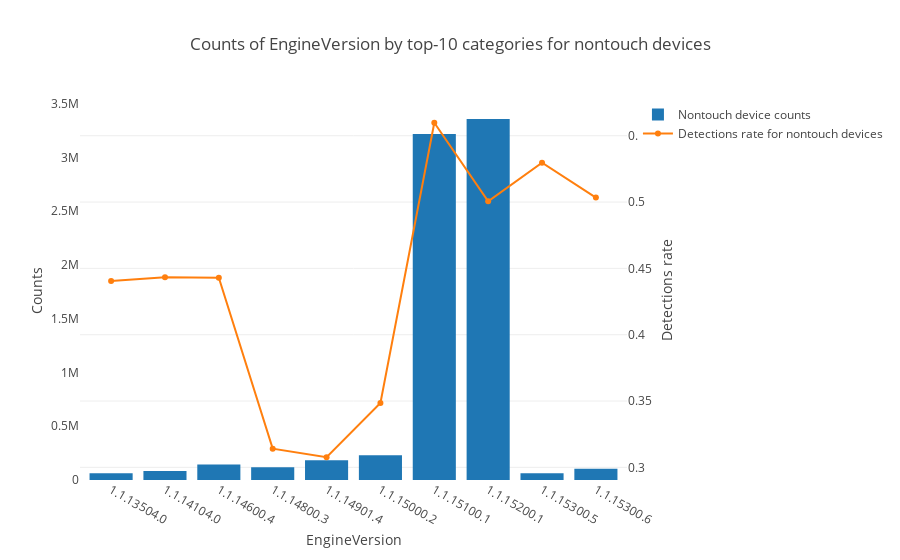
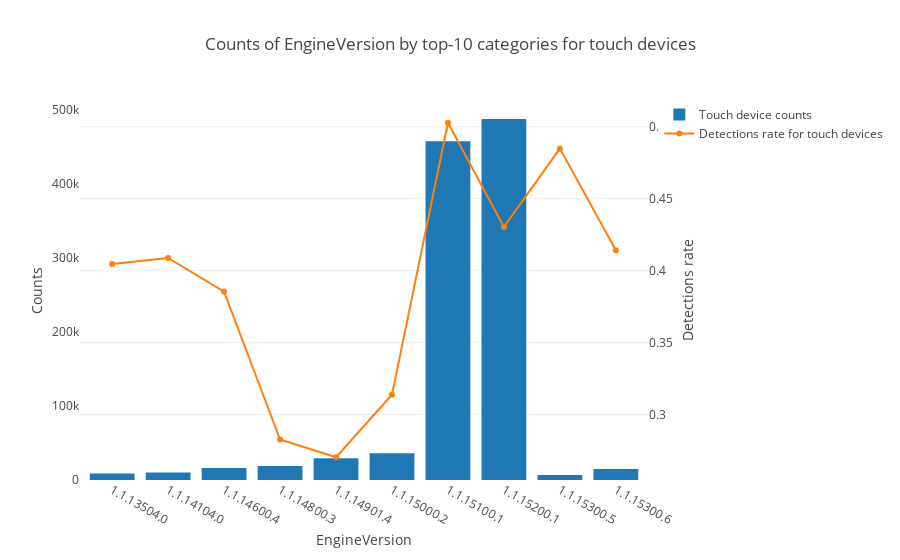

Notebook cell for these charts, in order:
### Markdown cell above
#### EngineVersion


At first I am going to have a look at variables with a lot of categories. "EngineVersion" is a good start of it.

### Code cell
plot_categorical_feature('EngineVersion', by_touch=True)

### Figure 1 — Plotly figure (JSON) as saved in the notebook; plotly's stock layout.template omitted (floating-point values rounded to 4 significant figures)
{"data": [{"name": "Nontouch device counts", "type": "bar", "uid": "1a9b0474-e115-408d-9ea9-e9edb6960d3a", "x": ["1.1.13504.0", "1.1.14104.0", "1.1.14600.4", "1.1.14800.3", "1.1.14901.4", "1.1.15000.2", "1.1.15100.1", "1.1.15200.1", "1.1.15300.5", "1.1.15300.6"], "y": [61917, 83962, 144420, 117522, 182968, 229047, 3218411, 3357684, 62107, 105560]}, {"name": "Detections rate for nontouch devices", "type": "scatter", "uid": "7ca70c72-7ec6-4233-936e-8b3eb0d7e6a2", "x": ["1.1.13504.0", "1.1.14104.0", "1.1.14600.4", "1.1.14800.3", "1.1.14901.4", "1.1.15000.2", "1.1.15100.1", "1.1.15200.1", "1.1.15300.5", "1.1.15300.6"], "y": [0.4405, 0.4433, 0.443, 0.3141, 0.3076, 0.3485, 0.5598, 0.5006, 0.5297, 0.5034], "yaxis": "y2"}], "layout": {"barmode": "group", "legend": {"orientation": "v"}, "title": {"text": "Counts of EngineVersion by top-10 categories for nontouch devices"}, "xaxis": {"showgrid": false, "showline": false, "title": {"text": "EngineVersion"}, "type": "category", "zeroline": false}, "yaxis": {"showgrid": false, "showline": false, "title": {"text": "Counts"}, "zeroline": false}, "yaxis2": {"overlaying": "y", "side": "right", "title": {"text": "Detections rate"}}}}

### Figure 2 — Plotly figure (JSON) as saved in the notebook; plotly's stock layout.template omitted (floating-point values rounded to 4 significant figures)
{"data": [{"name": "Touch device counts", "type": "bar", "uid": "cc475b19-4601-4754-8d34-4222870a413e", "x": ["1.1.13504.0", "1.1.14104.0", "1.1.14600.4", "1.1.14800.3", "1.1.14901.4", "1.1.15000.2", "1.1.15100.1", "1.1.15200.1", "1.1.15300.5", "1.1.15300.6"], "y": [8728, 9964, 16165, 18954, 29440, 36171, 457504, 487383, 6609, 14735]}, {"name": "Detections rate for touch devices", "type": "scatter", "uid": "f15237ae-59b2-4eee-850a-2addc533d1a9", "x": ["1.1.13504.0", "1.1.14104.0", "1.1.14600.4", "1.1.14800.3", "1.1.14901.4", "1.1.15000.2", "1.1.15100.1", "1.1.15200.1", "1.1.15300.5", "1.1.15300.6"], "y": [0.4047, 0.4089, 0.3854, 0.2827, 0.2704, 0.3138, 0.5028, 0.4304, 0.4848, 0.4142], "yaxis": "y2"}], "layout": {"barmode": "group", "legend": {"orientation": "v"}, "title": {"text": "Counts of EngineVersion by top-10 categories for touch devices"}, "xaxis": {"showgrid": false, "showline": false, "title": {"text": "EngineVersion"}, "type": "category", "zeroline": false}, "yaxis": {"showgrid": false, "showline": false, "title": {"text": "Counts"}, "zeroline": false}, "yaxis2": {"overlaying": "y", "side": "right", "title": {"text": "Detections rate"}}}}
